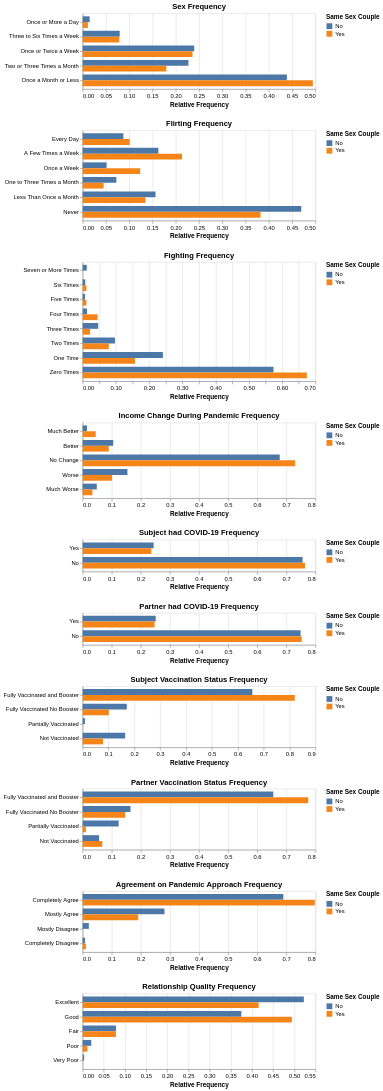

The code cell stored with this chart in its notebook:
### Code cell
sex_freq_labels = {
  "once_a_month_or_less": "Once a Month or Less",
  "2_to_3_times_a_month": "Two or Three Times a Month",
  "once_or_twice_a_week": "Once or Twice a Week",
  "3_to_6_times_a_week": "Three to Six Times a Week",
  "once_or_more_a_day": "Once or More a Day"
}
hist_sex_freq = histogram_plot(hcmst, 'sex_frequency', 'same_sex_couple', sex_freq_labels, 'Sex Frequency')

flirt_freq_labels = {
  "never": "Never",
  "less_than_once_a_month": "Less Than Once a Month",
  "1_to_3_times_a_month": "One to Three Times a Month",
  "once_a_week": "Once a Week",
  "a_few_times_a_week": "A Few Times a Week",
  "every_day": "Every Day" 
}
hist_flirt_freq = histogram_plot(hcmst, "flirts_with_partner", "same_sex_couple", flirt_freq_labels, "Flirting Frequency")

fight_freq_labels = {
  "0_times": "Zero Times",
  "1_time": "One Time",
  "2_times": "Two Times",
  "3_times": "Three Times",
  "4_times": "Four Times",
  "5_times": "Five Times",
  "6_times": "Six Times",
  "7_or_more_times": "Seven or More Times"
}
hist_fight_freq = histogram_plot(hcmst, "fights_with_partner", "same_sex_couple", fight_freq_labels, "Fighting Frequency")

inc_labels = {
  "much_worse": "Much Worse",
  "worse": "Worse",
  "no_change": "No Change",
  "better": "Better",
  "much_better": "Much Better"
}
hist_inc_change_freq = histogram_plot(hcmst, "inc_change_during_pandemic", "same_sex_couple", inc_labels, "Income Change During Pandemic Frequency")

yes_no_label = {
    "no": "No", "yes": "Yes"
}
hist_sub_covid_freq = histogram_plot(hcmst, "subject_had_covid", "same_sex_couple", yes_no_label, "Subject had COVID-19 Frequency")
hist_par_covid_freq = histogram_plot(hcmst, "partner_had_covid", "same_sex_couple", yes_no_label, "Partner had COVID-19 Frequency")

vax_label ={
  "not_vaccinated": "Not Vaccinated",
  "partially_vaccinated": "Partially Vaccinated",
  "fully_vaccinated_no_booster": "Fully Vaccinated No Booster",
  "fully_vaccinated_and_booster": "Fully Vaccinated and Booster"
}
hist_sub_vax_freq = histogram_plot(hcmst, "subject_vaccinated", "same_sex_couple", vax_label, "Subject Vaccination Status Frequency")
hist_par_vax_freq = histogram_plot(hcmst, "partner_vaccinated", "same_sex_couple", vax_label, "Partner Vaccination Status Frequency")

approach_label = {
  "completely_disagree": "Completely Disagree",
  "mostly_disagree": "Mostly Disagree",
  "mostly_agree": "Mostly Agree",
  "completely_agree": "Completely Agree"
}
hist_cov_approach_freq = histogram_plot(hcmst, "agree_covid_approach", "same_sex_couple", approach_label, "Agreement on Pandemic Approach Frequency")

quality_label = {
  "very_poor": "Very Poor",
  "poor": "Poor",
  "fair": "Fair",
  "good": "Good",
  "excellent": "Excellent"
}
hist_quality_freq = histogram_plot(hcmst, "relationship_quality", "same_sex_couple", quality_label, "Relationship Quality Frequency")

alt.vconcat(
  hist_sex_freq,
  hist_flirt_freq,
  hist_fight_freq,
  hist_inc_change_freq,
  hist_sub_covid_freq,
  hist_par_covid_freq,
  hist_sub_vax_freq,
  hist_par_vax_freq,
  hist_cov_approach_freq,
  hist_quality_freq
).resolve_legend(color='independent')

### Figure 1 — Vega-Lite specification as saved in the notebook (floating-point values rounded to 4 significant figures)
{"config": {"view": {"continuousWidth": 300, "continuousHeight": 300}}, "vconcat": [{"data": {"name": "data-30702e8b1f240bb4a8a612ce94315d0c"}, "mark": {"type": "bar", "size": 10}, "encoding": {"color": {"field": "same_sex_couple", "title": "Same Sex Couple", "type": "nominal"}, "x": {"field": "prop", "title": "Relative Frequency", "type": "quantitative"}, "y": {"field": "sex_frequency", "scale": {"reverse": true}, "sort": ["Once a Month or Less", "Two or Three Times a Month", "Once or Twice a Week", "Three to Six Times a Week", "Once or More a Day"], "title": null, "type": "ordinal"}, "yOffset": {"field": "same_sex_couple", "type": "nominal"}}, "height": {"step": 10}, "title": "Sex Frequency", "width": 400}, {"data": {"name": "data-3096c0ad44c74528e01b689ccde67684"}, "mark": {"type": "bar", "size": 10}, "encoding": {"color": {"field": "same_sex_couple", "title": "Same Sex Couple", "type": "nominal"}, "x": {"field": "prop", "title": "Relative Frequency", "type": "quantitative"}, "y": {"field": "flirts_with_partner", "scale": {"reverse": true}, "sort": ["Never", "Less Than Once a Month", "One to Three Times a Month", "Once a Week", "A Few Times a Week", "Every Day"], "title": null, "type": "ordinal"}, "yOffset": {"field": "same_sex_couple", "type": "nominal"}}, "height": {"step": 10}, "title": "Flirting Frequency", "width": 400}, {"data": {"name": "data-43d623ef068b5dc4145c49ae51cb4890"}, "mark": {"type": "bar", "size": 10}, "encoding": {"color": {"field": "same_sex_couple", "title": "Same Sex Couple", "type": "nominal"}, "x": {"field": "prop", "title": "Relative Frequency", "type": "quantitative"}, "y": {"field": "fights_with_partner", "scale": {"reverse": true}, "sort": ["Zero Times", "One Time", "Two Times", "Three Times", "Four Times", "Five Times", "Six Times", "Seven or More Times"], "title": null, "type": "ordinal"}, "yOffset": {"field": "same_sex_couple", "type": "nominal"}}, "height": {"step": 10}, "title": "Fighting Frequency", "width": 400}, {"data": {"name": "data-63e806b3df8bb3865ee00edc7afc51ea"}, "mark": {"type": "bar", "size": 10}, "encoding": {"color": {"field": "same_sex_couple", "title": "Same Sex Couple", "type": "nominal"}, "x": {"field": "prop", "title": "Relative Frequency", "type": "quantitative"}, "y": {"field": "inc_change_during_pandemic", "scale": {"reverse": true}, "sort": ["Much Worse", "Worse", "No Change", "Better", "Much Better"], "title": null, "type": "ordinal"}, "yOffset": {"field": "same_sex_couple", "type": "nominal"}}, "height": {"step": 10}, "title": "Income Change During Pandemic Frequency", "width": 400}, {"data": {"name": "data-95e812f4fe4a6f1de1c5000ce76028a6"}, "mark": {"type": "bar", "size": 10}, "encoding": {"color": {"field": "same_sex_couple", "title": "Same Sex Couple", "type": "nominal"}, "x": {"field": "prop", "title": "Relative Frequency", "type": "quantitative"}, "y": {"field": "subject_had_covid", "scale": {"reverse": true}, "sort": ["No", "Yes"], "title": null, "type": "ordinal"}, "yOffset": {"field": "same_sex_couple", "type": "nominal"}}, "height": {"step": 10}, "title": "Subject had COVID-19 Frequency", "width": 400}, {"data": {"name": "data-3cfc74e13faec58574170f4ba276e692"}, "mark": {"type": "bar", "size": 10}, "encoding": {"color": {"field": "same_sex_couple", "title": "Same Sex Couple", "type": "nominal"}, "x": {"field": "prop", "title": "Relative Frequency", "type": "quantitative"}, "y": {"field": "partner_had_covid", "scale": {"reverse": true}, "sort": ["No", "Yes"], "title": null, "type": "ordinal"}, "yOffset": {"field": "same_sex_couple", "type": "nominal"}}, "height": {"step": 10}, "title": "Partner had COVID-19 Frequency", "width": 400}, {"data": {"name": "data-d52bd6008f46c167d6bca4f2e1a6c2d1"}, "mark": {"type": "bar", "size": 10}, "encoding": {"color": {"field": "same_sex_couple", "title": "Same Sex Couple", "type": "nominal"}, "x": {"field": "prop", "title": "Relative Frequency", "type": "quantitative"}, "y": {"field": "subject_vaccinated", "scale": {"reverse": true}, "sort": ["Not Vaccinated", "Partially Vaccinated", "Fully Vaccinated No Booster", "Fully Vaccinated and Booster"], "title": null, "type": "ordinal"}, "yOffset": {"field": "same_sex_couple", "type": "nominal"}}, "height": {"step": 10}, "title": "Subject Vaccination Status Frequency", "width": 400}, {"data": {"name": "data-81d88b859faafa5d84619c8cc8c13097"}, "mark": {"type": "bar", "size": 10}, "encoding": {"color": {"field": "same_sex_couple", "title": "Same Sex Couple", "type": "nominal"}, "x": {"field": "prop", "title": "Relative Frequency", "type": "quantitative"}, "y": {"field": "partner_vaccinated", "scale": {"reverse": true}, "sort": ["Not Vaccinated", "Partially Vaccinated", "Fully Vaccinated No Booster", "Fully Vaccinated and Booster"], "title": null, "type": "ordinal"}, "yOffset": {"field": "same_sex_couple", "type": "nominal"}}, "height": {"step": 10}, "title": "Partner Vaccination Status Frequency", "width": 400}, {"data": {"name": "data-934342a821d4e0898f93fffbc0fbeedc"}, "mark": {"type": "bar", "size": 10}, "encoding": {"color": {"field": "same_sex_couple", "title": "Same Sex Couple", "type": "nominal"}, "x": {"field": "prop", "title": "Relative Frequency", "type": "quantitative"}, "y": {"field": "agree_covid_approach", "scale": {"reverse": true}, "sort": ["Completely Disagree", "Mostly Disagree", "Mostly Agree", "Completely Agree"], "title": null, "type": "ordinal"}, "yOffset": {"field": "same_sex_couple", "type": "nominal"}}, "height": {"step": 10}, "title": "Agreement on Pandemic Approach Frequency", "width": 400}, {"data": {"name": "data-ef61f03906866b42a9cf1c049ccf3ea4"}, "mark": {"type": "bar", "size": 10}, "encoding": {"color": {"field": "same_sex_couple", "title": "Same Sex Couple", "type": "nominal"}, "x": {"field": "prop", "title": "Relative Frequency", "type": "quantitative"}, "y": {"field": "relationship_quality", "scale": {"reverse": true}, "sort": ["Very Poor", "Poor", "Fair", "Good", "Excellent"], "title": null, "type": "ordinal"}, "yOffset": {"field": "same_sex_couple", "type": "nominal"}}, "height": {"step": 10}, "title": "Relationship Quality Frequency", "width": 400}], "resolve": {"legend": {"color": "independent"}}, "$schema": "https://vega.github.io/schema/vega-lite/v5.20.1.json", "datasets": {"data-30702e8b1f240bb4a8a612ce94315d0c": [{"sex_frequency": "Once a Month or Less", "same_sex_couple": "No", "count": 496, "prop": 0.4385}, {"sex_frequency": "Once a Month or Less", "same_sex_couple": "Yes", "count": 44, "prop": 0.4944}, {"sex_frequency": "Two or Three Times a Month", "same_sex_couple": "No", "count": 257, "prop": 0.2272}, {"sex_frequency": "Two or Three Times a Month", "same_sex_couple": "Yes", "count": 16, "prop": 0.1798}, {"sex_frequency": "Once or Twice a Week", "same_sex_couple": "No", "count": 271, "prop": 0.2396}, {"sex_frequency": "Once or Twice a Week", "same_sex_couple": "Yes", "count": 21, "prop": 0.236}, {"sex_frequency": "Three to Six Times a Week", "same_sex_couple": "No", "count": 90, "prop": 0.07958}, {"sex_frequency": "Three to Six Times a Week", "same_sex_couple": "Yes", "count": 7, "prop": 0.07865}, {"sex_frequency": "Once or More a Day", "same_sex_couple": "No", "count": 17, "prop": 0.01503}, {"sex_frequency": "Once or More a Day", "same_sex_couple": "Yes", "count": 1, "prop": 0.01124}], "data-3096c0ad44c74528e01b689ccde67684": [{"flirts_with_partner": "Never", "same_sex_couple": "No", "count": 531, "prop": 0.4695}, {"flirts_with_partner": "Never", "same_sex_couple": "Yes", "count": 34, "prop": 0.382}, {"flirts_with_partner": "Less Than Once a Month", "same_sex_couple": "No", "count": 177, "prop": 0.1565}, {"flirts_with_partner": "Less Than Once a Month", "same_sex_couple": "Yes", "count": 12, "prop": 0.1348}, {"flirts_with_partner": "One to Three Times a Month", "same_sex_couple": "No", "count": 82, "prop": 0.0725}, {"flirts_with_partner": "One to Three Times a Month", "same_sex_couple": "Yes", "count": 4, "prop": 0.04494}, {"flirts_with_partner": "Once a Week", "same_sex_couple": "No", "count": 58, "prop": 0.05128}, {"flirts_with_partner": "Once a Week", "same_sex_couple": "Yes", "count": 11, "prop": 0.1236}, {"flirts_with_partner": "A Few Times a Week", "same_sex_couple": "No", "count": 184, "prop": 0.1627}, {"flirts_with_partner": "A Few Times a Week", "same_sex_couple": "Yes", "count": 19, "prop": 0.2135}, {"flirts_with_partner": "Every Day", "same_sex_couple": "No", "count": 99, "prop": 0.08753}, {"flirts_with_partner": "Every Day", "same_sex_couple": "Yes", "count": 9, "prop": 0.1011}], "data-43d623ef068b5dc4145c49ae51cb4890": [{"fights_with_partner": "Zero Times", "same_sex_couple": "No", "count": 649, "prop": 0.5738}, {"fights_with_partner": "Zero Times", "same_sex_couple": "Yes", "count": 60, "prop": 0.6742}, {"fights_with_partner": "One Time", "same_sex_couple": "No", "count": 273, "prop": 0.2414}, {"fights_with_partner": "One Time", "same_sex_couple": "Yes", "count": 14, "prop": 0.1573}, {"fights_with_partner": "Two Times", "same_sex_couple": "No", "count": 110, "prop": 0.09726}, {"fights_with_partner": "Two Times", "same_sex_couple": "Yes", "count": 7, "prop": 0.07865}, {"fights_with_partner": "Three Times", "same_sex_couple": "No", "count": 53, "prop": 0.04686}, {"fights_with_partner": "Three Times", "same_sex_couple": "Yes", "count": 2, "prop": 0.02247}, {"fights_with_partner": "Four Times", "same_sex_couple": "No", "count": 15, "prop": 0.01326}, {"fights_with_partner": "Four Times", "same_sex_couple": "Yes", "count": 4, "prop": 0.04494}, {"fights_with_partner": "Five Times", "same_sex_couple": "No", "count": 8, "prop": 0.007073}, {"fights_with_partner": "Five Times", "same_sex_couple": "Yes", "count": 1, "prop": 0.01124}, {"fights_with_partner": "Six Times", "same_sex_couple": "No", "count": 9, "prop": 0.007958}, {"fights_with_partner": "Six Times", "same_sex_couple": "Yes", "count": 1, "prop": 0.01124}, {"fights_with_partner": "Seven or More Times", "same_sex_couple": "No", "count": 14, "prop": 0.01238}, {"fights_with_partner": "Seven or More Times", "same_sex_couple": "Yes", "count": 0, "prop": 0.0}], "data-63e806b3df8bb3865ee00edc7afc51ea": [{"inc_change_during_pandemic": "Much Worse", "same_sex_couple": "No", "count": 55, "prop": 0.04863}, {"inc_change_during_pandemic": "Much Worse", "same_sex_couple": "Yes", "count": 3, "prop": 0.03371}, {"inc_change_during_pandemic": "Worse", "same_sex_couple": "No", "count": 174, "prop": 0.1538}, {"inc_change_during_pandemic": "Worse", "same_sex_couple": "Yes", "count": 9, "prop": 0.1011}, {"inc_change_during_pandemic": "No Change", "same_sex_couple": "No", "count": 766, "prop": 0.6773}, {"inc_change_during_pandemic": "No Change", "same_sex_couple": "Yes", "count": 65, "prop": 0.7303}, {"inc_change_during_pandemic": "Better", "same_sex_couple": "No", "count": 119, "prop": 0.1052}, {"inc_change_during_pandemic": "Better", "same_sex_couple": "Yes", "count": 8, "prop": 0.08989}, {"inc_change_during_pandemic": "Much Better", "same_sex_couple": "No", "count": 17, "prop": 0.01503}, {"inc_change_during_pandemic": "Much Better", "same_sex_couple": "Yes", "count": 4, "prop": 0.04494}], "data-95e812f4fe4a6f1de1c5000ce76028a6": [{"subject_had_covid": "No", "same_sex_couple": "No", "count": 855, "prop": 0.756}, {"subject_had_covid": "No", "same_sex_couple": "Yes", "count": 68, "prop": 0.764}, {"subject_had_covid": "Yes", "same_sex_couple": "No", "count": 276, "prop": 0.244}, {"subject_had_covid": "Yes", "same_sex_couple": "Yes", "count": 21, "prop": 0.236}], "data-3cfc74e13faec58574170f4ba276e692": [{"partner_had_covid": "No", "same_sex_couple": "No", "count": 847, "prop": 0.7489}, {"partner_had_covid": "No", "same_sex_couple": "Yes", "count": 67, "prop": 0.7528}, {"partner_had_covid": "Yes", "same_sex_couple": "No", "count": 284, "prop": 0.2511}, {"partner_had_covid": "Yes", "same_sex_couple": "Yes", "count": 22, "prop": 0.2472}], "data-d52bd6008f46c167d6bca4f2e1a6c2d1": [{"subject_vaccinated": "Not Vaccinated", "same_sex_couple": "No", "count": 186, "prop": 0.1645}, {"subject_vaccinated": "Not Vaccinated", "same_sex_couple": "Yes", "count": 7, "prop": 0.07865}, {"subject_vaccinated": "Partially Vaccinated", "same_sex_couple": "No", "count": 10, "prop": 0.008842}, {"subject_vaccinated": "Partially Vaccinated", "same_sex_couple": "Yes", "count": 0, "prop": 0.0}, {"subject_vaccinated": "Fully Vaccinated No Booster", "same_sex_couple": "No", "count": 193, "prop": 0.1706}, {"subject_vaccinated": "Fully Vaccinated No Booster", "same_sex_couple": "Yes", "count": 9, "prop": 0.1011}, {"subject_vaccinated": "Fully Vaccinated and Booster", "same_sex_couple": "No", "count": 742, "prop": 0.6561}, {"subject_vaccinated": "Fully Vaccinated and Booster", "same_sex_couple": "Yes", "count": 73, "prop": 0.8202}], "data-81d88b859faafa5d84619c8cc8c13097": [{"partner_vaccinated": "Not Vaccinated", "same_sex_couple": "No", "count": 64, "prop": 0.05659}, {"partner_vaccinated": "Not Vaccinated", "same_sex_couple": "Yes", "count": 6, "prop": 0.06742}, {"partner_vaccinated": "Partially Vaccinated", "same_sex_couple": "No", "count": 140, "prop": 0.1238}, {"partner_vaccinated": "Partially Vaccinated", "same_sex_couple": "Yes", "count": 1, "prop": 0.01124}, {"partner_vaccinated": "Fully Vaccinated No Booster", "same_sex_couple": "No", "count": 186, "prop": 0.1645}, {"partner_vaccinated": "Fully Vaccinated No Booster", "same_sex_couple": "Yes", "count": 13, "prop": 0.1461}, {"partner_vaccinated": "Fully Vaccinated and Booster", "same_sex_couple": "No", "count": 741, "prop": 0.6552}, {"partner_vaccinated": "Fully Vaccinated and Booster", "same_sex_couple": "Yes", "count": 69, "prop": 0.7753}], "data-934342a821d4e0898f93fffbc0fbeedc": [{"agree_covid_approach": "Completely Disagree", "same_sex_couple": "No", "count": 9, "prop": 0.007958}, {"agree_covid_approach": "Completely Disagree", "same_sex_couple": "Yes", "count": 1, "prop": 0.01124}, {"agree_covid_approach": "Mostly Disagree", "same_sex_couple": "No", "count": 24, "prop": 0.02122}, {"agree_covid_approach": "Mostly Disagree", "same_sex_couple": "Yes", "count": 0, "prop": 0.0}, {"agree_covid_approach": "Mostly Agree", "same_sex_couple": "No", "count": 318, "prop": 0.2812}, {"agree_covid_approach": "Mostly Agree", "same_sex_couple": "Yes", "count": 17, "prop": 0.191}, {"agree_covid_approach": "Completely Agree", "same_sex_couple": "No", "count": 780, "prop": 0.6897}, {"agree_covid_approach": "Completely Agree", "same_sex_couple": "Yes", "count": 71, "prop": 0.7978}], "data-ef61f03906866b42a9cf1c049ccf3ea4": [{"relationship_quality": "Very Poor", "same_sex_couple": "No", "count": 4, "prop": 0.003537}, {"relationship_quality": "Very Poor", "same_sex_couple": "Yes", "count": 0, "prop": 0.0}, {"relationship_quality": "Poor", "same_sex_couple": "No", "count": 23, "prop": 0.02034}, {"relationship_quality": "Poor", "same_sex_couple": "Yes", "count": 1, "prop": 0.01124}, {"relationship_quality": "Fair", "same_sex_couple": "No", "count": 89, "prop": 0.07869}, {"relationship_quality": "Fair", "same_sex_couple": "Yes", "count": 7, "prop": 0.07865}, {"relationship_quality": "Good", "same_sex_couple": "No", "count": 424, "prop": 0.3749}, {"relationship_quality": "Good", "same_sex_couple": "Yes", "count": 44, "prop": 0.4944}, {"relationship_quality": "Excellent", "same_sex_couple": "No", "count": 591, "prop": 0.5225}, {"relationship_quality": "Excellent", "same_sex_couple": "Yes", "count": 37, "prop": 0.4157}]}}
